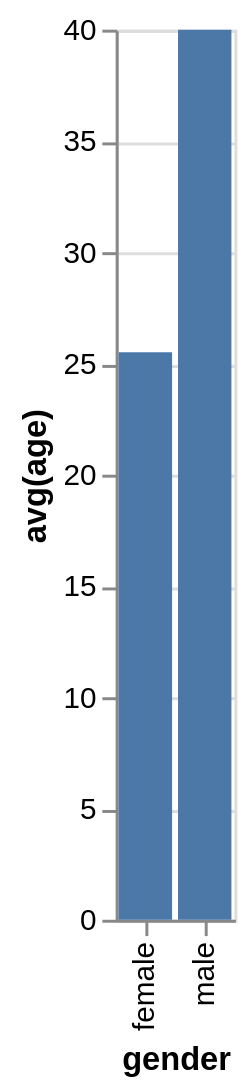

Here is the Vega-Lite specification saved for this chart:
### Vega-Lite specification from a JSON file in a GitHub repository (floating-point values rounded to 4 significant figures)
{"data": {"values": [{"x_data": "female", "y_data": 25.5}, {"x_data": "male", "y_data": 40}]}, "mark": "bar", "encoding": {"x": {"field": "x_data", "type": "nominal", "title": "gender", "sort": "ascending"}, "y": {"field": "y_data", "type": "quantitative", "title": "avg(age)"}}}
